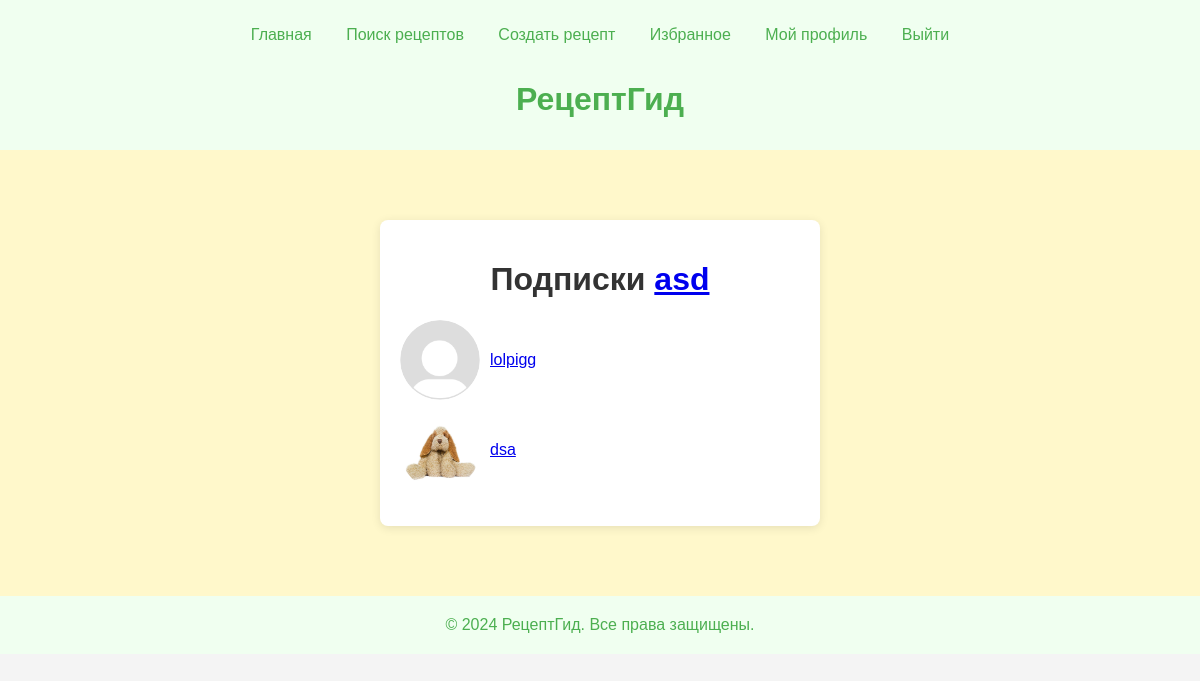
The app's page /user/2/relationships/False/ (signed in) with its own data.
### main_app/models.py (models this page shows, shortened)
class User(AbstractUser):
    description = models.TextField(blank=True, null=True)
    photo = models.ImageField(upload_to='user_photos/', blank=True, null=True)
    date_of_birth = models.DateField(blank=True, null=True)
    rating = models.FloatField(default=0.0)
    deletion_reason = models.TextField(blank=True, null=True)
    role = models.TextField(default="USER")

class Friend(models.Model):
    requester = models.ForeignKey(User, related_name='friend_requests_sent', on_delete=models.CASCADE)
    accepter = models.ForeignKey(User, related_name='friend_requests_received', on_delete=models.CASCADE)

### main_app/views.py (the view)
# urls.py: path('user/<int:user_id>/relationships/<str:is_subscriber>/', user_relationships, name='user_relationships'),
@login_required(login_url='login')
def user_relationships(request, user_id, is_subscriber):
    if (user_or_mod(request)):
        is_subscriber = is_subscriber.lower() == 'true'
        user = get_object_or_404(User, id=user_id)
        if is_subscriber:  # Если true, получаем подписчиков
            followers = Friend.objects.filter(accepter=user)
            context = {
                'user': user,
                'followers': followers,
            }
            return render(request, 'user/followers_list.html', context)
        else:  # Если false, получаем подписки
            following = Friend.objects.filter(requester=user).select_related('accepter')
            context = {
                'user': user,
                'following': following,
            }
            return render(request, 'user/following_list.html', context)
    else:
        redirect('page_404')

### main_app/views.py (called while the page is built)
def user_or_mod(request):
    try:
        return request.user.role == "USER" or request.user.role == "MODER"
    except:
        return False

### templates/user/following_list.html (shortened to what this page needs)
{% extends "base.html" %}
{% block content %}
    <div class="container">
        <h1 class="header">Подписки <a href="{% url 'user_profile' user.id %}">{{ user.username }}</a></h1>
        <ul class="list">
            {% for follow in following %}
                <li class="list-item">
                    {% if follow.accepter.photo %}
                        <img class="avatar" style="width: 80px;height: 80px;" src="{{ follow.accepter.photo.url }}" alt="Фото {{ follow.accepter.username }}">
                    {% else %}
                        <img class="avatar" style="width: 80px;height: 80px;" src="/media/default_photo.png" alt="Фото по умолчанию">
                    {% endif %}
                    <a href="{% url 'user_profile' follow.accepter.id %}">{{ follow.accepter.username }}</a>
                </li>
            {% empty %}
                <li class="no-followers">Нет подписчиков.</li>
            {% endfor %}
        </ul>
    </div>
{% endblock %}

### main_app/static/styles/main.css (style rules this page uses)
body { font-family: Arial, sans-serif; background-color: #f4f4f4; margin: 0; padding: 0; }
.container { max-width: 400px; margin: 50px auto; padding: 20px; background-color: white; border-radius: 8px; box-shadow: 0 2px 10px rgba(0, 0, 0, 0.1); }
.header { text-align: center; color: #333; }
.list { list-style-type: none; padding: 0; }
.list-item { display: flex; align-items: center; margin-bottom: 10px; }
.avatar { width: 40px; height: 40px; border-radius: 50%; margin-right: 10px; }

### records on screen
User: username "asd"
Friend: accepter.username "lolpigg"
Friend: accepter.photo (picture), accepter.username "dsa"
